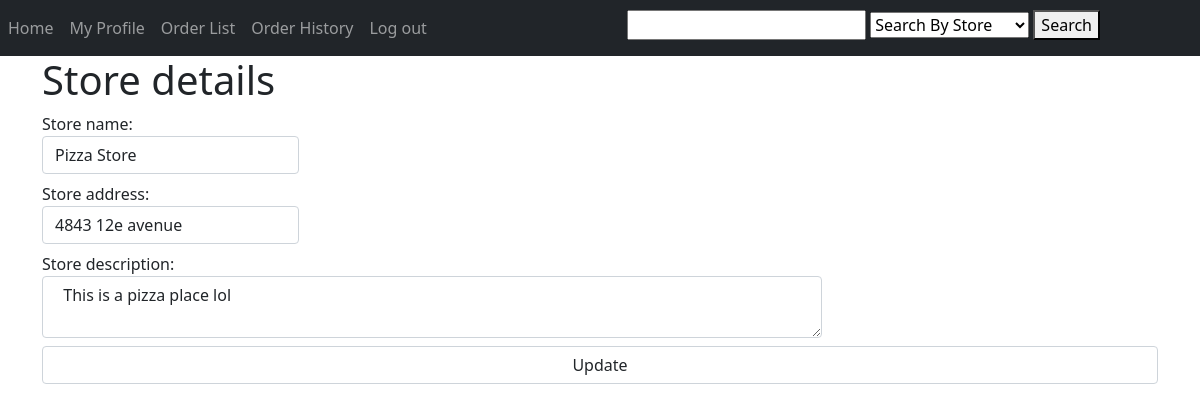
The page /Store/update/3 (signed in) on the database its author committed.
### tables this page shows
CREATE TABLE `store` (
  `store_id` int(11) NOT NULL,
  `user_id` int(11) NOT NULL,
  `store_name` varchar(50) NOT NULL,
  `store_address` varchar(95) NOT NULL,
  `description` text NOT NULL
);

### app/core/App.php (called while the page is built, shortened)
<?php
		class App {
			private $method = 'index';
			public function __construct() {
				$url = self::parseUrl();
				if (isset($url[0])) {
					unset($url[0]);
				}
				$this->controller = new $this->controller;
				if (isset($url[1])) {
					if (method_exists($this->controller, $url[1]))
						$this->method = $url[1];
					unset($url[1]);
				}
				$this->params = $url ? array_values($url) : [];
				call_user_func_array([$this->controller, $this->method], $this->params);
			}
			private static function parseUrl() {
				if (isset($_GET['url'])) {
					return explode('/',
						filter_var(
							rtrim($_GET['url'], '/'),
							FILTER_SANITIZE_URL)
					);
				}
			}
		}

### index.php (called while the page is built, shortened)
<?php
    new \app\core\App();

### app/models/Store.php (called while the page is built, shortened)
<?php
        class Store extends \app\core\Model {
            function get($store_id) {
                $SQL = 'SELECT * FROM store WHERE store_id = :store_id';
                $STMT = self::$_connection->prepare($SQL);
                $STMT->execute(['store_id'=> $store_id]);
                $STMT->setFetchMode(\PDO::FETCH_CLASS, "app\models\Store");
                return $STMT->fetch();
            }
        }

### app/core/DBConnection.php (called while the page is built, shortened)
<?php
		class DBConnection {
			static $connection = null;
			private function __construct() {
				if (self::$connection == null) {
					$host = 'localhost';
					$DBname = 'meal_times';
					$user = 'root';
					$password = '';
					self::$connection = new \PDO("mysql:host=$host;dbname=$DBname", $user, $password);
				}
			}
			public static function getInstance() {
				return self::$connection;
			}
		}

### app/views/Store/update.php (the view, shortened to what this page needs)
<html>
    <head>
        <link href="https://cdn.jsdelivr.net/npm/bootstrap@5.1.3/dist/css/bootstrap.min.css" rel="stylesheet">
    </head>
    <body>
        <div class='container'>
            <h1>Store details</h1>
                <form method='post' action=''>
                    <label class='form-label'>Store name:<input  type='text' name='store_name' class='form-control' value='<?= $data->store_name?>' /></label><br>
                    <label class='form-label'>Store address:<input type='text' name='store_address' class='form-control' value='<?= $data->store_address?>' /></label><br>
                    <label class='form-label'>Store description:<textarea name='description' cols="80" class='form-control'> <?= $data->description?></textarea></label><br>
                    <input type="submit" name='action' value='Update' class='form-control' />
            </form>
        </div>
    </body>
</html>

### rows shown on the page
store: store_name "Pizza Store", store_address "4843 12e avenue", description "This is a pizza place lol"
